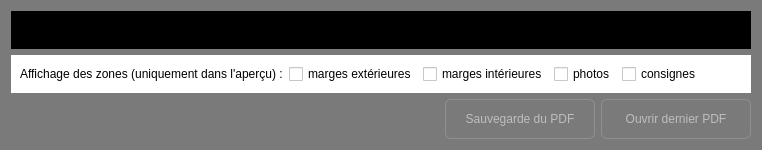
          <widget class="QWidget" name="tabPreview">
           <property name="styleSheet">
            <string notr="true">background-color: rgb(122,122,122);</string>
           </property>
           <attribute name="title">
            <string>APERCU DU PDF</string>
           </attribute>
           <layout class="QVBoxLayout" name="vlPreview" stretch="0,0,25,0">
            <item>
             <widget class="QWidget" name="wPreviewLegend" native="true">
              <property name="styleSheet">
               <string notr="true">background-color: rgb(0,0,0);</string>
              </property>
              <layout class="QHBoxLayout" name="hlPreviewLegend">
               <item>
                <widget class="QLabel" name="laLegend">
                 <property name="text">
                  <string>Légende :</string>
                 </property>
                </widget>
               </item>
               <item>
                <spacer name="hsPreview">
                 <property name="orientation">
                  <enum>Qt::Horizontal</enum>
                 </property>
                 <property name="sizeHint" stdset="0">
                  <size>
                   <width>40</width>
                   <height>20</height>
                  </size>
                 </property>
                </spacer>
               </item>
              </layout>
             </widget>
            </item>
            <item>
             <widget class="QWidget" name="wDisplayElements" native="true">
              <property name="styleSheet">
               <string notr="true">background-color: rgb(255,255,255);</string>
              </property>
              <layout class="QHBoxLayout" name="hlDisplayElements">
               <item>
                <widget class="QLabel" name="laZones">
                 <property name="text">
                  <string>Affichage des zones (uniquement dans l'aperçu) :</string>
                 </property>
                </widget>
               </item>
               <item>
                <widget class="QCheckBox" name="cbZoneExternMargins">
                 <property name="text">
                  <string>marges extérieures</string>
                 </property>
                 <property name="checked">
                  <bool>false</bool>
                 </property>
                 <property name="tristate">
                  <bool>false</bool>
                 </property>
                </widget>
               </item>
               <item>
                <widget class="QCheckBox" name="cbZoneInternMargins">
                 <property name="enabled">
                  <bool>true</bool>
                 </property>
                 <property name="text">
                  <string>marges intérieures</string>
                 </property>
                 <property name="checked">
                  <bool>false</bool>
                 </property>
                </widget>
               </item>
               <item>
                <widget class="QCheckBox" name="cbZonePhotos">
                 <property name="text">
                  <string>photos</string>
                 </property>
                </widget>
               </item>
               <item>
                <widget class="QCheckBox" name="cbZoneConsignes">
                 <property name="text">
                  <string>consignes</string>
                 </property>
                </widget>
               </item>
               <item>
                <spacer name="hsZones">
                 <property name="orientation">
                  <enum>Qt::Horizontal</enum>
                 </property>
                 <property name="sizeHint" stdset="0">
                  <size>
                   <width>40</width>
                   <height>20</height>
                  </size>
                 </property>
                </spacer>
               </item>
              </layout>
             </widget>
            </item>
            <item>
             <layout class="QHBoxLayout" name="hlPreviewImage"/>
            </item>
            <item>
             <layout class="QHBoxLayout" name="hlActions" stretch="2,1,1">
              <item>
               <spacer name="hsActions">
                <property name="orientation">
                 <enum>Qt::Horizontal</enum>
                </property>
                <property name="sizeHint" stdset="0">
                 <size>
                  <width>40</width>
                  <height>20</height>
                 </size>
                </property>
               </spacer>
              </item>
              <item>
               <widget class="QPushButton" name="pbGeneration">
                <property name="enabled">
                 <bool>false</bool>
                </property>
                <property name="minimumSize">
                 <size>
                  <width>82</width>
                  <height>40</height>
                 </size>
                </property>
                <property name="maximumSize">
                 <size>
                  <width>150</width>
                  <height>16777215</height>
                 </size>
                </property>
                <property name="styleSheet">
                 <string notr="true">QPushButton {
    border: 1px solid #8f8f91;
    border-radius: 6px;
    background-color: qlineargradient(x1: 0, y1: 0, x2: 0, y2: 1,
                                      stop: 0 #f6f7fa, stop: 1 #dadbde);
    min-width: 80px;
}

QPushButton:pressed {
    background-color: qlineargradient(x1: 0, y1: 0, x2: 0, y2: 1,
                                      stop: 0 #dadbde, stop: 1 #f6f7fa);
}

QPushButton:flat {
    border: none; /* no border for a flat push button */
}

QPushButton:default {
    border-color: navy; /* make the default button prominent */
}</string>
                </property>
                <property name="text">
                 <string>Sauvegarde du PDF</string>
                </property>
               </widget>
              </item>
              <item>
               <widget class="QPushButton" name="pbOpenPDF">
                <property name="enabled">
                 <bool>false</bool>
                </property>
                <property name="minimumSize">
                 <size>
                  <width>82</width>
                  <height>40</height>
                 </size>
                </property>
                <property name="maximumSize">
                 <size>
                  <width>150</width>
                  <height>16777215</height>
                 </size>
                </property>
                <property name="styleSheet">
                 <string notr="true">QPushButton {
    border: 1px solid #8f8f91;
    border-radius: 6px;
    background-color: qlineargradient(x1: 0, y1: 0, x2: 0, y2: 1,
                                      stop: 0 #f6f7fa, stop: 1 #dadbde);
    min-width: 80px;
}

QPushButton:pressed {
    background-color: qlineargradient(x1: 0, y1: 0, x2: 0, y2: 1,
                                      stop: 0 #dadbde, stop: 1 #f6f7fa);
}

QPushButton:flat {
    border: none; /* no border for a flat push button */
}

QPushButton:default {
    border-color: navy; /* make the default button prominent */
}</string>
                </property>
                <property name="text">
                 <string>Ouvrir dernier PDF</string>
                </property>
               </widget>
              </item>
             </layout>
            </item>
           </layout>
          </widget>
